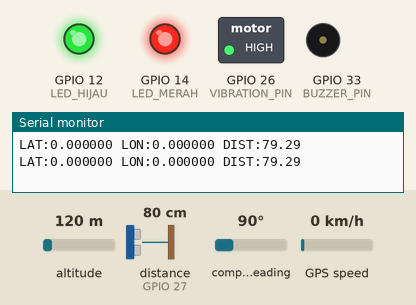
This sketch was run on a simulated ESP32. Shown: switched loads named in the sketch (green lamp = pin HIGH), output pins drawn as LEDs (lit = HIGH), buzzer (waves = sounding, pin HIGH), the last lines printed to the serial monitor. Wiring (inferred from the names in the program): ultrasonic range finder: trigger GPIO 25; echo GPIO 27. The inputs (shaded band) are chosen by the test bench; at power-on: distance to the obstacle (sensor on GPIO 27) 80 cm, altitude 120 m, compass heading 90°, GPS speed 0 km/h. The echo pulse lasts 58.3 µs per cm; the GPS gets a fix after 3 s at 37.7749, -122.4194 with 8 satellites; nothing arrives over Bluetooth unless stated; pins used as bus, display or sensor lines are not drawn.

Above: at 1.2 s.
1.3 s: distance to the obstacle (sensor on GPIO 27) set to 97 cm
5.6 s: distance to the obstacle (sensor on GPIO 27) set to 104 cm
At 6.0 s:
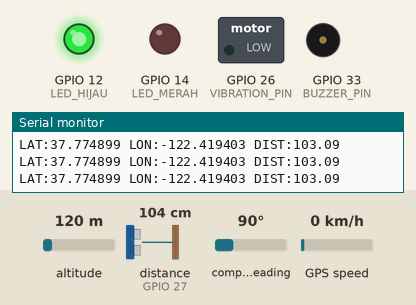
Timing chart, 0 to 8.6 s (numbered marks = the images above; inputs shaded):
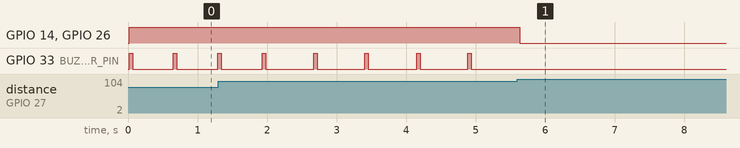

The sketch:

main2.ino
```cpp
#include <TinyGPSPlus.h>
#include "BluetoothSerial.h"

BluetoothSerial SerialBT;
TinyGPSPlus gps;

HardwareSerial gpsSerial(1);

// Ultrasonic
#define TRIG_PIN 25
#define ECHO_PIN 27

// Output
#define BUZZER_PIN 33
#define VIBRATION_PIN 26
#define LED_HIJAU 12
#define LED_MERAH 14

#define MAX_DISTANCE 100

long duration;
float distance;

float latitude = 0;
float longitude = 0;

void setup()
{

  Serial.begin(115200);
  SerialBT.begin("ESP32_GPS_TRACKER");

  gpsSerial.begin(9600, SERIAL_8N1, 16, 17);

  pinMode(TRIG_PIN, OUTPUT);
  pinMode(ECHO_PIN, INPUT);

  pinMode(BUZZER_PIN, OUTPUT);
  pinMode(VIBRATION_PIN, OUTPUT);

  pinMode(LED_HIJAU, OUTPUT);
  pinMode(LED_MERAH, OUTPUT);

  digitalWrite(LED_HIJAU, HIGH);
}

void loop()
{

  readGPS();

  distance = readUltrasonic();

  if (distance <= MAX_DISTANCE && distance > 0)
  {

    digitalWrite(LED_MERAH, HIGH);
    digitalWrite(VIBRATION_PIN, HIGH);

    int delayBuzzer = map(distance, 5, 100, 50, 600);

    digitalWrite(BUZZER_PIN, HIGH);
    delay(50);
    digitalWrite(BUZZER_PIN, LOW);
    delay(delayBuzzer);
  }
  else
  {

    digitalWrite(LED_MERAH, LOW);
    digitalWrite(VIBRATION_PIN, LOW);
    digitalWrite(BUZZER_PIN, LOW);
  }

  sendBluetoothData();

  delay(100);
}

float readUltrasonic()
{

  digitalWrite(TRIG_PIN, LOW);
  delayMicroseconds(5);

  digitalWrite(TRIG_PIN, HIGH);
  delayMicroseconds(10);
  digitalWrite(TRIG_PIN, LOW);

  duration = pulseIn(ECHO_PIN, HIGH, 30000);

  float distance = duration * 0.034 / 2;

  return distance;
}

void readGPS()
{

  while (gpsSerial.available())
  {
    gps.encode(gpsSerial.read());
  }

  if (gps.location.isUpdated())
  {
    latitude = gps.location.lat();
    longitude = gps.location.lng();
  }
}

void sendBluetoothData()
{

  SerialBT.print("LAT:");
  SerialBT.print(latitude, 6);

  SerialBT.print(",LON:");
  SerialBT.print(longitude, 6);

  SerialBT.print(",DIST:");
  SerialBT.println(distance);

  Serial.print("LAT:");
  Serial.print(latitude, 6);
  Serial.print(" LON:");
  Serial.print(longitude, 6);
  Serial.print(" DIST:");
  Serial.println(distance);
}
```

Measured:
- the behaviour switches between 100 and 101 cm on distance to the obstacle (sensor on GPIO 27) (found by bisection; images 0 and 1)
- after the input at 5.6 s, GPIO 14 (LED_MERAH), GPIO 26 (VIBRATION_PIN): HIGH → LOW at once; GPIO 33 (BUZZER_PIN): stops changing and stays LOW
- by itself, GPIO 33 (BUZZER_PIN): alternates HIGH for 0.05 s and LOW for 0.68 s
